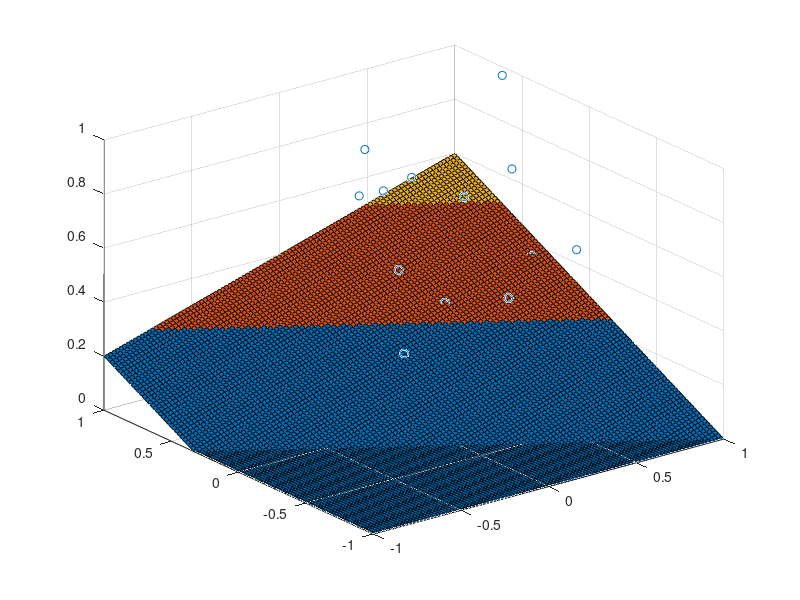

The MATLAB source for this figure: (Note: this script raises an error after producing the figure.)
% two inputs with 1 first layer node with thresholding and ReLU activation

w1 = 2e-1;
w2 = 3e-1;
b1 = 1e-1;
learning_rate = 1e-2;
x1 = -1:0.02:1;
x2 = -1:0.02:1;
N = 20;
threshold = 1;
points_range = [0, 1];
p_x1 = points_range(1) + (points_range(2)-points_range(1)).*rand(1, N);
p_x2 = points_range(1) + (points_range(2)-points_range(1)).*rand(1, N);
p_z = points_range(1) + (points_range(2)-points_range(1)).*rand(1, N);
dw1 = 0;
dw2 = 0;
db1 = 0;

[X1,X2] = meshgrid(x1, x2);

Z1 = X1.*w1 + X2.*w2 + b1;

Z1(Z1 < 0) = 0;

A1 = Z1;

Y_cap = A1;

scatter_handle = scatter3(p_x1, p_x2, p_z, 'black');
hold on
surf_handle = surf(X1, X2, Y_cap);
colormap(gca(), lines(3));
surf_handle.FaceAlpha = 1;
axis([-1, 1, -1, 1, -1, 1]);
while true
    dw1 = 0;
    dw2 = 0;
    db1 = 0;
    
    J = 0;
    for i = 1:N
        z1 = p_x1(i)*w1 + p_x2(i)*w2 + b1;
        
        z1(z1 < 0) = 0;
        
        a1 = z1;
        
        y_cap = a1;
        
        update_flag_z1 = z1 > 0;
        
        J = J + (y_cap - p_z(i))^2;
        dw1 = dw1 + 2*(y_cap - p_z(i))*p_x1(i) * update_flag_z1;
        dw2 = dw2 + 2*(y_cap - p_z(i))*p_x2(i) * update_flag_z1;
        db1 = db1 + 2*(y_cap - p_z(i))*update_flag_z1;
        
    end
    
    dw1 = dw1/N;
    dw2 = dw2/N;
    db1 = db1/N;
    
    dw1(dw1 > threshold) = threshold;
    dw2(dw2 > threshold) = threshold;
    db1(db1 > threshold) = threshold;
    
    J = J/N
    w1 = w1 - learning_rate*dw1;
    w2 = w2 - learning_rate*dw2;
    b1 = b1 - learning_rate*db1;
    
    Z1 = X1.*w1 + X2.*w2 + b1;

    Z1(Z1 < 0) = 0;

    A1 = Z1;

    Y_cap = A1;
    
    
    surf_handle.ZData = Y_cap;
    pause(0.1);
end